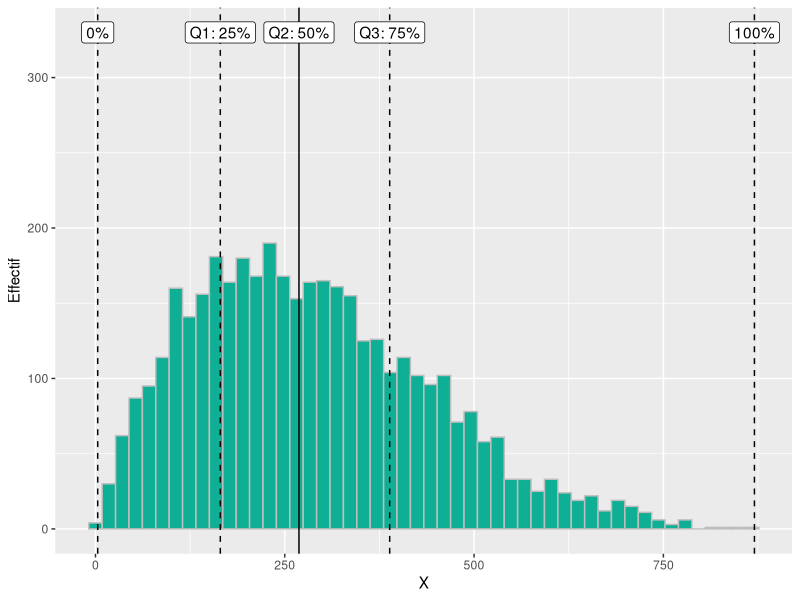
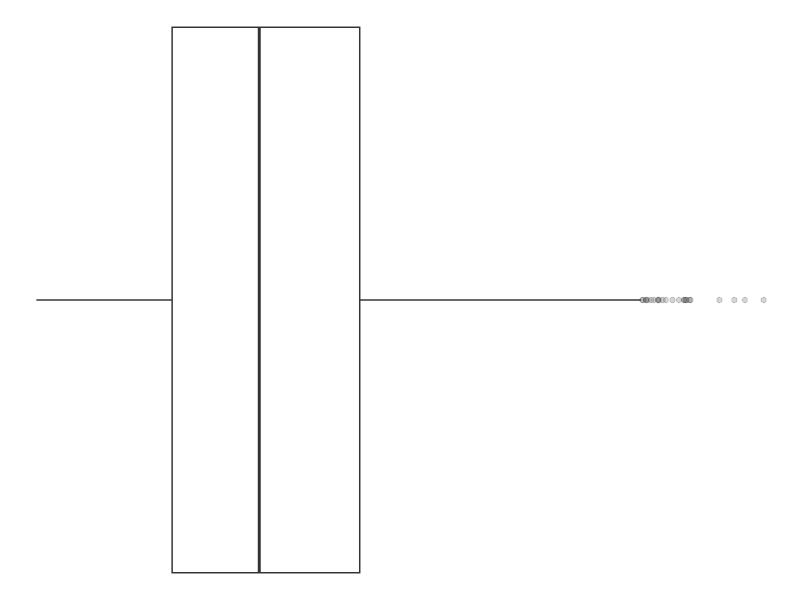
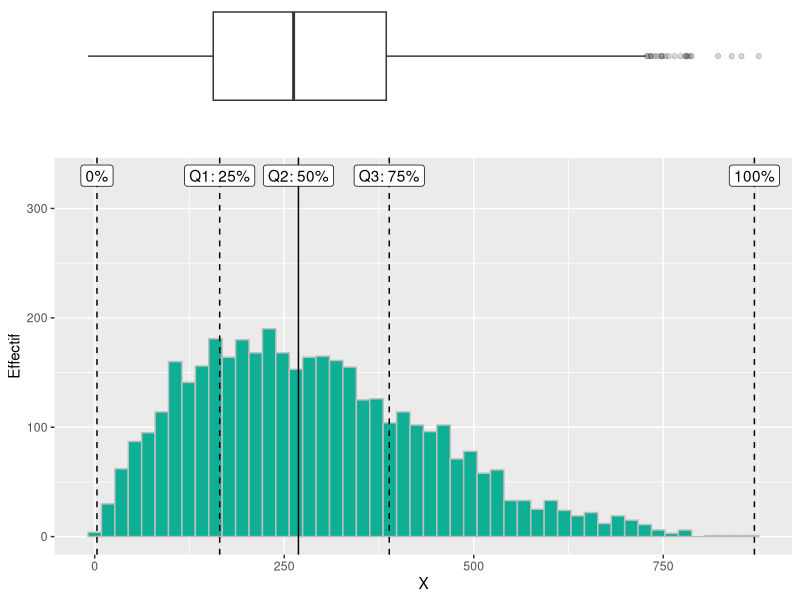

Recreate these plots in R, in order.
library(ggplot2)
library(cowplot)


n <-  4000
xval <-  rbeta(n, shape1 = 2, shape2 = 5) * 1000
mydf <-  data.frame(x=xval)
xmean <-  mean(xval)
xsd <-  sd(xval)

xlabels <- data.frame(
  x = c(quantile(mydf$x)),
  y = c(rep(330,5) ),
  text = paste0(c("","Q1: ", "Q2: ", "Q3: ", ""),names(quantile(mydf$x)))
)
distriPlot <-  ggplot(mydf, aes(x=x))+
  geom_histogram(bins = 50, fill="#0FAF96", color="grey")+
  geom_vline(data = xlabels, xintercept = xlabels$x, linetype=c(2,2,1,2,2))+
  geom_label(data= xlabels, aes(x=x,y=y,label=text) )+
  xlab("X")+
  ylab("Effectif")
distriPlot



# Marginal density plot of x (top panel) and y (right panel)
yplot <- ggplot(mydf, aes(y = xval))+
  geom_boxplot(outlier.alpha = 0.2)+
  coord_flip()+
  xlab("")+
  ylab("")+
  theme_void()
yplot

#assemblage
plot_grid(yplot, distriPlot,  ncol = 1, align = "hv",scale = c(1,1), 
          rel_widths = c(1, 1), rel_heights = c(1, 3))



